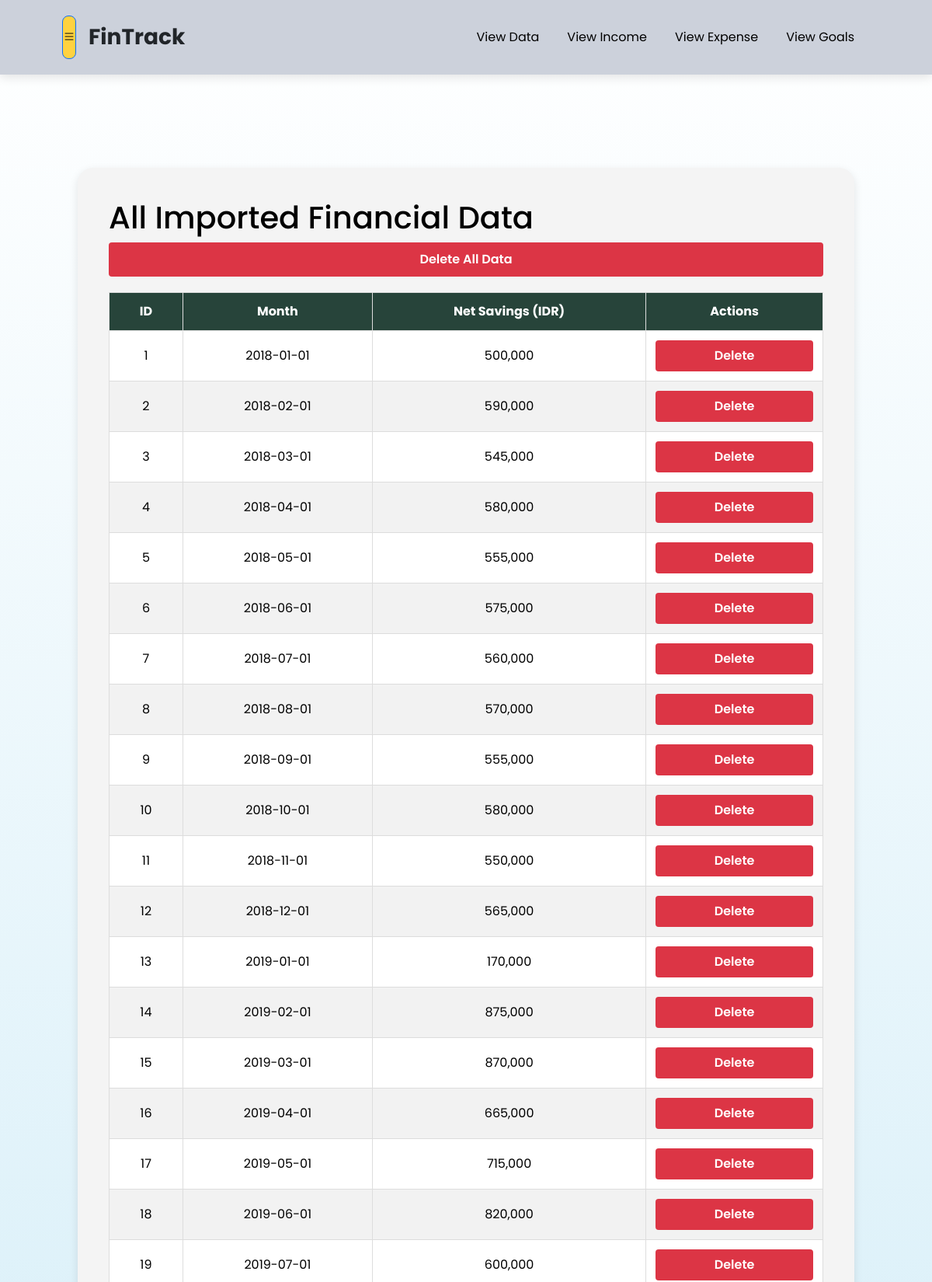
Page /view_data (upper part) on the committed database.
### app.py (models this page shows, shortened)
class FinancialData(db.Model):
    id = db.Column(db.Integer, primary_key=True)
    month = db.Column(db.Date, unique=True, nullable=False)
    net_savings = db.Column(db.Integer, nullable=False)

### app.py (the view)
@app.route('/view_data')
def view_data():
    try:
        data = FinancialData.query.order_by(FinancialData.month).all()
        return render_template('view_data.html', data=data)
    except Exception as e:
        app.logger.error(f'Error fetching financial data: {e}')
        flash(f'An error occurred while fetching financial data: {str(e)}', 'danger')
        return redirect(url_for('index'))

### templates/view_data.html (shortened to what this page needs)
{% extends "base.html" %}
{% block content %}
<div class="container">
    <h1>All Imported Financial Data</h1>
    {% if data %}
    <form action="{{ url_for('delete_all_data') }}" method="POST" onsubmit="return confirm('Are you sure you want to delete ALL data? This action cannot be undone.');">
        <button type="submit" class="btn delete-all-btn">Delete All Data</button>
    </form>
    <table>
        <thead>
            <tr>
                <th>ID</th>
                <th>Month</th>
                <th>Net Savings (IDR)</th>
                <th>Actions</th>
            </tr>
        </thead>
        <tbody>
            {% for entry in data %}
            <tr>
                <td>{{ entry.id }}</td>
                <td>{{ entry.month.strftime('%Y-%m-%d') }}</td>
                <td>{{ "{:,}".format(entry.net_savings) }}</td>
                <td>
                    <form action="{{ url_for('delete_data', data_id=entry.id) }}" method="POST" onsubmit="return confirm('Are you sure you want to delete this entry?');">
                        <button type="submit" class="btn delete-btn">Delete</button>
                    </form>
                </td>
            </tr>
            {% endfor %}
        </tbody>
    </table>
    {% else %}
    <p>No financial data available. Please import data.</p>
    {% endif %}
</div>
{% endblock %}

### templates/base.html (shortened to what this page needs)
<!DOCTYPE html>
<html lang="en">
<head>
    <link href="https://cdn.jsdelivr.net/npm/bootstrap@5.3.0/dist/css/bootstrap.min.css" rel="stylesheet">
    <link rel="stylesheet" href="https://cdn.jsdelivr.net/npm/bootstrap-icons@1.10.5/font/bootstrap-icons.css">
    <link rel="stylesheet" href="{{ url_for('static', filename='style.css') }}">
</head>
<body>
    <header class="d-flex justify-content-between align-items-center fixed-top">
        <div class="d-flex align-items-center">
            <button class="btn btn-primary me-3" type="button" data-bs-toggle="offcanvas" data-bs-target="#sidebar" aria-controls="sidebar">
                <i class="bi bi-list"></i>
            </button>
            <div class="logo">
                <a href="{{ url_for('index') }}" class="text-decoration-none text-dark">FinTrack</a>
            </div>
        </div>
        <nav>
            <ul class="navbar-nav d-flex flex-row">
                <li class="nav-item me-3">
                    <a class="nav-link {% if request.endpoint == 'view_data' %}active{% endif %}" href="{{ url_for('view_data') }}">View Data</a>
                </li>
                <li class="nav-item me-3">
                    <a class="nav-link {% if request.endpoint == 'view_income' %}active{% endif %}" href="{{ url_for('view_income') }}">View Income</a>
                </li>
                <li class="nav-item me-3">
                    <a class="nav-link {% if request.endpoint == 'view_budget' %}active{% endif %}" href="{{ url_for('view_budget') }}">View Expense</a>
                </li>
                <li class="nav-item">
                    <a class="nav-link {% if request.endpoint == 'view_goals' %}active{% endif %}" href="{{ url_for('view_goals') }}">View Goals</a>
                </li>
            </ul>
        </nav>
    </header>
    <main class="mt-5 pt-5">
        {% block content %}{% endblock %}
    </main>
</body>
</html>

### static/style.css (style rules this page uses)
* { margin: 0; padding: 0; box-sizing: border-box; font-family: 'Poppins', sans-serif; }
body { background: linear-gradient(to bottom, #FFFFFF, #87CEEB); color: #000; font-size: 16px; min-height: 100vh; position: relative; padding-bottom: 60px; transition: margin-left 0.3s; }
header { display: flex; justify-content: space-between; align-items: center; padding: 20px 80px; background-color: #CCD1DB; box-shadow: 0 4px 12px rgba(0, 0, 0, 0.1); position: fixed; top: 0; width: 100%; z-index: 1001; }
header .logo { font-size: 28px; font-weight: bold; color: #27443a; }
header .navbar-nav .nav-item .nav-link { margin-right: 20px; }
.container { max-width: 1000px; margin: 120px auto 80px auto; background-color: #F4F4F4; padding: 40px; border-radius: 20px; box-shadow: 0 4px 12px rgba(0, 0, 0, 0.1); }
.btn { display: block; width: 100%; background-color: #FFD240; color: black; text-align: center; padding: 15px 0; font-weight: 600; border-radius: 8px; text-decoration: none; transition: background-color 0.3s; }
.delete-btn { background-color: #dc3545; color: white; padding: 8px 16px; border: none; border-radius: 4px; cursor: pointer; transition: background-color 0.3s; }
.delete-all-btn { background-color: #dc3545; color: white; padding: 10px 20px; border: none; border-radius: 4px; cursor: pointer; transition: background-color 0.3s; margin-bottom: 20px; }
table { width: 100%; border-collapse: collapse; margin-top: 20px; background-color: white; border-radius: 10px; }
table th, table td { border: 1px solid #ddd; padding: 12px; text-align: center; }
table th { background-color: #27443a; color: white; }
table tr:nth-child(even) { background-color: #f2f2f2; }
table td { word-wrap: break-word; }

### rows in the picture
FinancialData: id "1", month "2018-01-01", net_savings "500,000"
FinancialData: id "2", month "2018-02-01", net_savings "590,000"
FinancialData: id "3", month "2018-03-01", net_savings "545,000"
FinancialData: id "4", month "2018-04-01", net_savings "580,000"
FinancialData: id "5", month "2018-05-01", net_savings "555,000"
FinancialData: id "6", month "2018-06-01", net_savings "575,000"
FinancialData: id "7", month "2018-07-01", net_savings "560,000"
FinancialData: id "8", month "2018-08-01", net_savings "570,000"
FinancialData: id "9", month "2018-09-01", net_savings "555,000"
FinancialData: id "10", month "2018-10-01", net_savings "580,000"
FinancialData: id "11", month "2018-11-01", net_savings "550,000"
FinancialData: id "12", month "2018-12-01", net_savings "565,000"
FinancialData: id "13", month "2019-01-01", net_savings "170,000"
FinancialData: id "14", month "2019-02-01", net_savings "875,000"
FinancialData: id "15", month "2019-03-01", net_savings "870,000"
FinancialData: id "16", month "2019-04-01", net_savings "665,000"
FinancialData: id "17", month "2019-05-01", net_savings "715,000"
FinancialData: id "18", month "2019-06-01", net_savings "820,000"
FinancialData: id "19", month "2019-07-01", net_savings "600,000"
